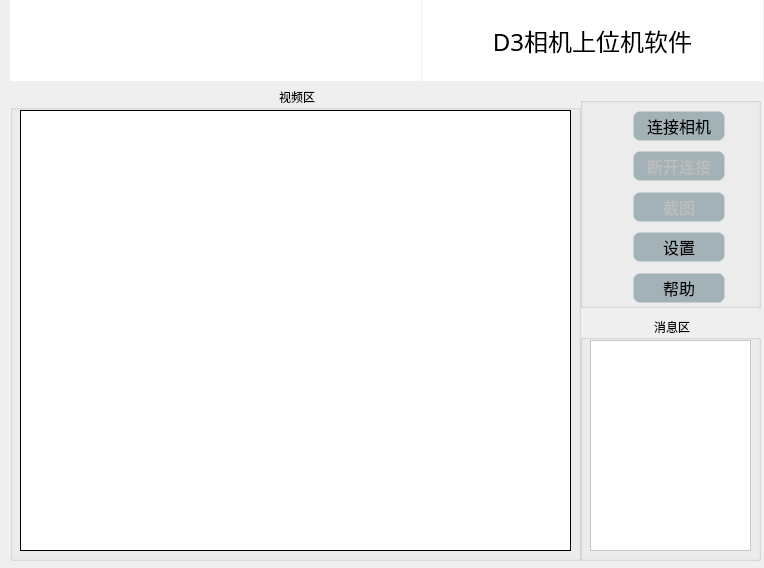
<?xml version="1.0" encoding="UTF-8"?>
<ui version="4.0">
 <class>D3CamClass</class>
 <widget class="QDialog" name="D3CamClass">
  <property name="windowModality">
   <enum>Qt::NonModal</enum>
  </property>
  <property name="enabled">
   <bool>true</bool>
  </property>
  <property name="geometry">
   <rect>
    <x>0</x>
    <y>0</y>
    <width>764</width>
    <height>568</height>
   </rect>
  </property>
  <property name="cursor">
   <cursorShape>ArrowCursor</cursorShape>
  </property>
  <property name="mouseTracking">
   <bool>false</bool>
  </property>
  <property name="focusPolicy">
   <enum>Qt::NoFocus</enum>
  </property>
  <property name="windowTitle">
   <string>OIATech-D3Cam</string>
  </property>
  <property name="windowIcon">
   <iconset resource="d3cam.qrc">
    <normaloff>:/D3Cam/Win32/Debug/lens.ico</normaloff>:/D3Cam/Win32/Debug/lens.ico</iconset>
  </property>
  <property name="statusTip">
   <string/>
  </property>
  <property name="whatsThis">
   <string/>
  </property>
  <property name="styleSheet">
   <string notr="true">QPushButton{
	background-color: rgba(50, 90, 100, 100);
    border-style:dash;
    border-width:5px;
    border-radius:9px;
	border-color: rgba(255, 255, 255, 30);
	font: 12pt;
}
QPushButton:hover{
	background-color: rgba(50, 190, 255, 100);
	color: rgba(0, 0, 0, 200);
	border-color: rgba(255, 255, 255, 30);
}
QPushButton:pressed{
	background-color: rgba(100, 255, 100, 200);
	border-color: rgba(255, 255, 255, 0);
    border-style:inset;
	color: rgba(0, 0, 0,100);
}
QFrame{
    
    padding: 2px;
	background-color: rgb(255, 255, 255);
}

QGroupBox::title {
    subcontrol-origin: margin;
    subcontrol-position: top center; /* position at the top center */
    padding: 0 3px;
    background-color: qlineargradient(x1: 0, y1: 0, x2: 0, y2: 1,
                                      stop: 1 #FFFFFF, stop: 2 #FFFFFF);
}</string>
  </property>
  <widget class="QGroupBox" name="groupBox">
   <property name="geometry">
    <rect>
     <x>10</x>
     <y>90</y>
     <width>571</width>
     <height>471</height>
    </rect>
   </property>
   <property name="title">
    <string>视频区</string>
   </property>
   <property name="flat">
    <bool>true</bool>
   </property>
   <widget class="QLabel" name="viewLabel">
    <property name="geometry">
     <rect>
      <x>10</x>
      <y>20</y>
      <width>551</width>
      <height>441</height>
     </rect>
    </property>
    <property name="frameShape">
     <enum>QFrame::Box</enum>
    </property>
    <property name="text">
     <string/>
    </property>
   </widget>
  </widget>
  <widget class="QGroupBox" name="groupBox_2">
   <property name="geometry">
    <rect>
     <x>580</x>
     <y>320</y>
     <width>181</width>
     <height>241</height>
    </rect>
   </property>
   <property name="title">
    <string>消息区</string>
   </property>
   <property name="flat">
    <bool>true</bool>
   </property>
   <property name="checkable">
    <bool>false</bool>
   </property>
   <widget class="QTextEdit" name="textEdit">
    <property name="geometry">
     <rect>
      <x>10</x>
      <y>20</y>
      <width>161</width>
      <height>211</height>
     </rect>
    </property>
    <property name="readOnly">
     <bool>true</bool>
    </property>
   </widget>
  </widget>
  <widget class="QLabel" name="label">
   <property name="enabled">
    <bool>false</bool>
   </property>
   <property name="geometry">
    <rect>
     <x>422</x>
     <y>0</y>
     <width>341</width>
     <height>81</height>
    </rect>
   </property>
   <property name="font">
    <font>
     <family>黑体</family>
     <pointsize>18</pointsize>
    </font>
   </property>
   <property name="styleSheet">
    <string notr="true">color: rgb(0, 0, 0);</string>
   </property>
   <property name="frameShape">
    <enum>QFrame::NoFrame</enum>
   </property>
   <property name="frameShadow">
    <enum>QFrame::Raised</enum>
   </property>
   <property name="lineWidth">
    <number>2</number>
   </property>
   <property name="midLineWidth">
    <number>2</number>
   </property>
   <property name="text">
    <string>D3相机上位机软件</string>
   </property>
   <property name="textFormat">
    <enum>Qt::PlainText</enum>
   </property>
   <property name="scaledContents">
    <bool>true</bool>
   </property>
   <property name="alignment">
    <set>Qt::AlignCenter</set>
   </property>
   <property name="wordWrap">
    <bool>true</bool>
   </property>
  </widget>
  <widget class="QGroupBox" name="groupBox_3">
   <property name="geometry">
    <rect>
     <x>580</x>
     <y>97</y>
     <width>181</width>
     <height>211</height>
    </rect>
   </property>
   <property name="title">
    <string/>
   </property>
   <property name="flat">
    <bool>true</bool>
   </property>
   <widget class="QWidget" name="layoutWidget">
    <property name="geometry">
     <rect>
      <x>40</x>
      <y>0</y>
      <width>118</width>
      <height>221</height>
     </rect>
    </property>
    <layout class="QVBoxLayout" name="verticalLayout_3">
     <item>
      <layout class="QVBoxLayout" name="verticalLayout">
       <item>
        <widget class="QPushButton" name="startSysBtn">
         <property name="text">
          <string>连接相机</string>
         </property>
         <property name="icon">
          <iconset resource="d3cam.qrc">
           <normaloff>:/D3Cam/Win32/Debug/start.ico</normaloff>:/D3Cam/Win32/Debug/start.ico</iconset>
         </property>
        </widget>
       </item>
       <item>
        <widget class="QPushButton" name="stopSysBtn">
         <property name="enabled">
          <bool>false</bool>
         </property>
         <property name="text">
          <string>断开连接</string>
         </property>
         <property name="icon">
          <iconset resource="d3cam.qrc">
           <normaloff>:/D3Cam/Win32/Debug/stop.ico</normaloff>:/D3Cam/Win32/Debug/stop.ico</iconset>
         </property>
        </widget>
       </item>
      </layout>
     </item>
     <item>
      <layout class="QVBoxLayout" name="verticalLayout_2">
       <item>
        <widget class="QPushButton" name="btnSaveImg">
         <property name="enabled">
          <bool>false</bool>
         </property>
         <property name="text">
          <string>截图</string>
         </property>
         <property name="icon">
          <iconset resource="d3cam.qrc">
           <normaloff>:/D3Cam/Win32/Debug/Screenshot.ico</normaloff>:/D3Cam/Win32/Debug/Screenshot.ico</iconset>
         </property>
        </widget>
       </item>
       <item>
        <widget class="QPushButton" name="settingBtn">
         <property name="enabled">
          <bool>true</bool>
         </property>
         <property name="toolTip">
          <string/>
         </property>
         <property name="statusTip">
          <string/>
         </property>
         <property name="text">
          <string>设置</string>
         </property>
         <property name="icon">
          <iconset resource="d3cam.qrc">
           <normaloff>:/D3Cam/Win32/Debug/setting .ico</normaloff>:/D3Cam/Win32/Debug/setting .ico</iconset>
         </property>
        </widget>
       </item>
      </layout>
     </item>
     <item>
      <widget class="QPushButton" name="helpBtn">
       <property name="text">
        <string>帮助</string>
       </property>
       <property name="icon">
        <iconset resource="d3cam.qrc">
         <normaloff>:/D3Cam/Win32/Debug/help.ico</normaloff>:/D3Cam/Win32/Debug/help.ico</iconset>
       </property>
      </widget>
     </item>
    </layout>
   </widget>
  </widget>
  <widget class="QLabel" name="label_2">
   <property name="geometry">
    <rect>
     <x>10</x>
     <y>0</y>
     <width>411</width>
     <height>81</height>
    </rect>
   </property>
   <property name="styleSheet">
    <string notr="true">border-image: url(:/D3Cam/Win32/Debug/splashlogo.png);
</string>
   </property>
   <property name="frameShape">
    <enum>QFrame::Box</enum>
   </property>
   <property name="frameShadow">
    <enum>QFrame::Sunken</enum>
   </property>
   <property name="lineWidth">
    <number>0</number>
   </property>
   <property name="text">
    <string/>
   </property>
  </widget>
  <zorder>groupBox_3</zorder>
  <zorder>groupBox_2</zorder>
  <zorder>groupBox</zorder>
  <zorder>label</zorder>
  <zorder>label_2</zorder>
 </widget>
 <layoutdefault spacing="6" margin="11"/>
 <resources>
  <include location="d3cam.qrc"/>
  <include location="d3cam.qrc"/>
 </resources>
 <connections/>
</ui>
